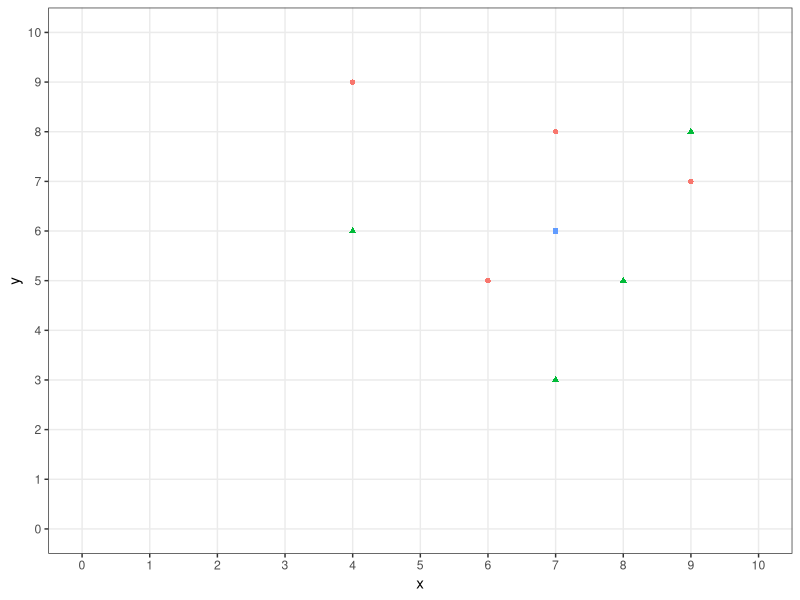
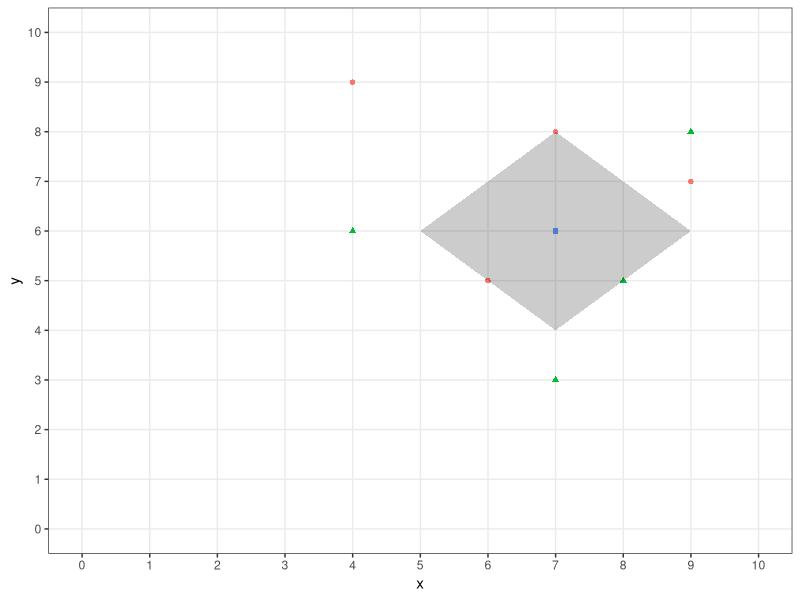
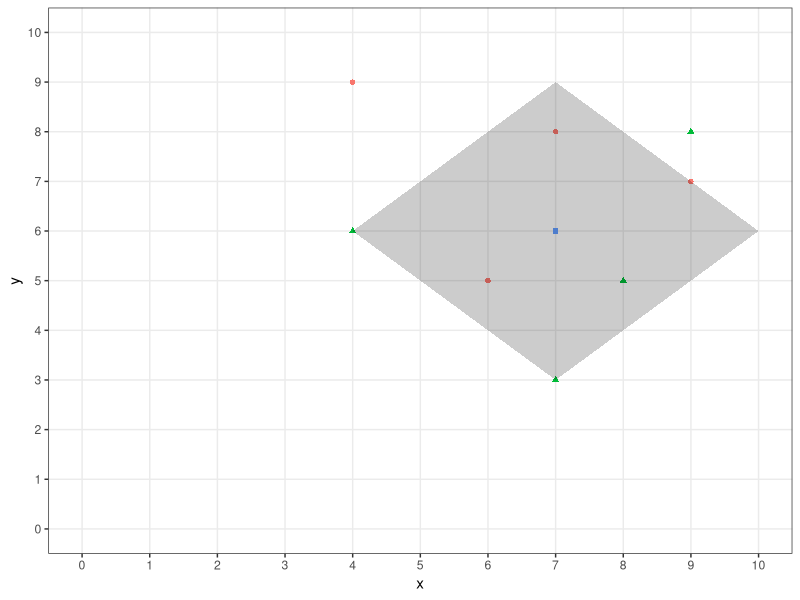
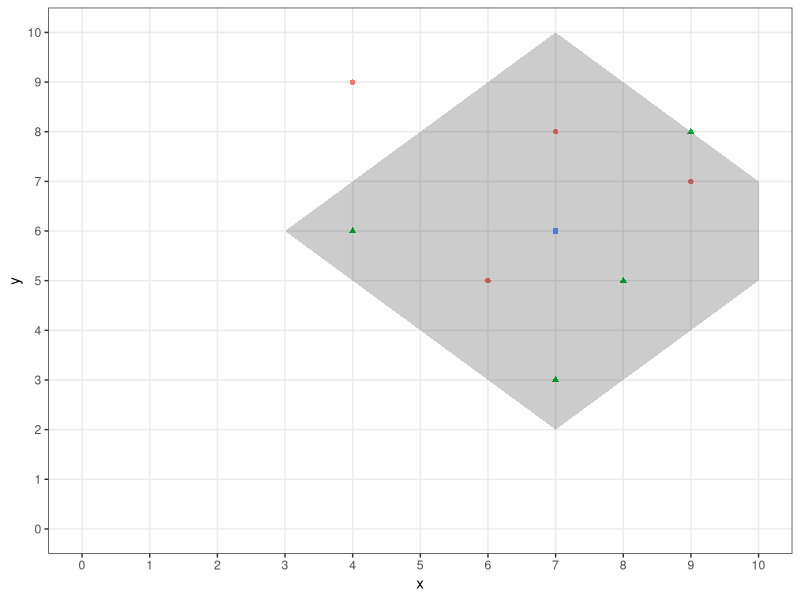
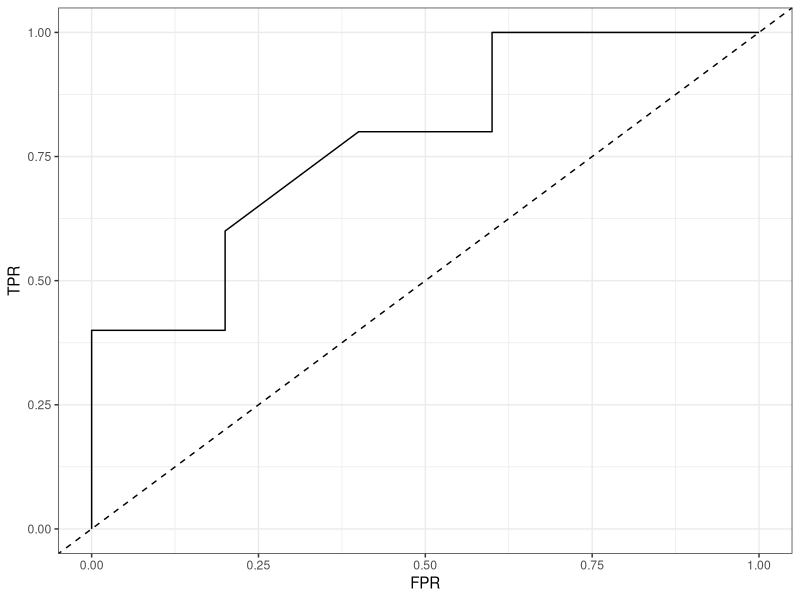
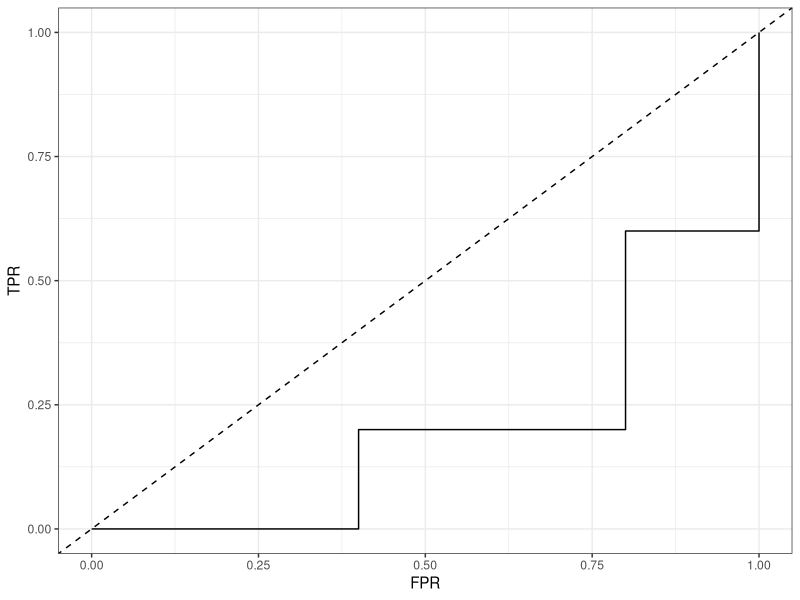
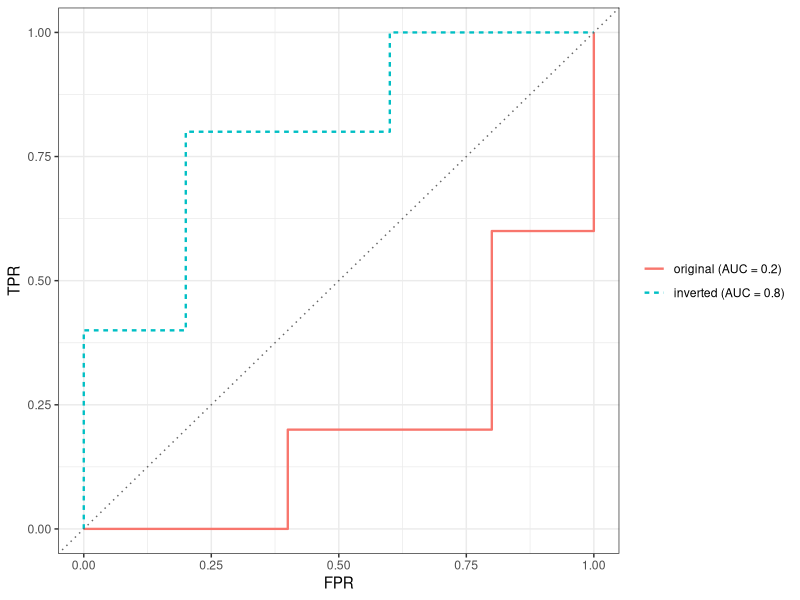

Write R code to recreate these figures, in order.
## ---- chunk 1
x <- c(4, 7, 9, 4, 6, 7, 9, 7, 8)
y <- c(6, 3, 8, 9, 5, 8, 7, 6, 5)
z <- as.factor(c(1, 1, 1, 0, 0, 0, 0, 2, 1))

d3 = c(5, 7, 9, 7)
v3 = c(6 , 8, 6, 4)

d5 = c(4, 7, 10, 7)
v5 = c(6, 9, 6, 3)

d7 = c(3, 7, 10, 10, 7)
v7 = c(6, 10, 7, 5, 2)

library(ggplot2)
qplot(x, y, shape = z, col = z) + 
theme_bw() +
theme(legend.position="none") +
scale_x_continuous(
  minor_breaks = seq(0, 10, by = 1),
  breaks = seq(0, 10, by = 1), 
  limits = c(0, 10)) +
scale_y_continuous(
  minor_breaks = seq(0, 10, by = 1), 
  breaks = seq(0, 10, by = 1),
  limits = c(0, 10))
## ---- chunk 2
x <- c(4, 7, 9, 4, 6, 7, 9, 7, 8)
y <- c(6, 3, 8, 9, 5, 8, 7, 6, 5)
z <- as.factor(c(1, 1, 1, 0, 0, 0, 0, 2, 1))

d3 = c(5, 7, 9, 7)
v3 = c(6 , 8, 6, 4)

d5 = c(4, 7, 10, 7)
v5 = c(6, 9, 6, 3)

d7 = c(3, 7, 10, 10, 7)
v7 = c(6, 10, 7, 5, 2)

library(ggplot2)
qplot(x, y, shape = z, col = z) + 
  theme_bw() +
  theme(legend.position="none") +
  scale_x_continuous(
    minor_breaks = seq(0, 10, by = 1),
    breaks = seq(0, 10, by = 1), 
    limits = c(0, 10)) +
  scale_y_continuous(
    minor_breaks = seq(0, 10, by = 1), 
    breaks = seq(0, 10, by = 1),
    limits = c(0, 10)) +
  annotate("polygon", x = d3, y = v3, alpha = 0.2, fill = "black")
## ---- chunk 3
qplot(x, y, shape = z, col = z) + 
  theme_bw() +
  theme(legend.position="none") +
  scale_x_continuous(
    minor_breaks = seq(0, 10, by = 1),
    breaks = seq(0, 10, by = 1), 
    limits = c(0, 10)) +
  scale_y_continuous(
    minor_breaks = seq(0, 10, by = 1), 
    breaks = seq(0, 10, by = 1),
    limits = c(0, 10)) +
  annotate("polygon", x = d5, y = v5, alpha = 0.2, fill = "black")
## ---- chunk 4
qplot(x, y, shape = z, col = z) + 
  theme_bw() +
  theme(legend.position="none") +
  scale_x_continuous(
    minor_breaks = seq(0, 10, by = 1),
    breaks = seq(0, 10, by = 1), 
    limits = c(0, 10)) +
  scale_y_continuous(
    minor_breaks = seq(0, 10, by = 1), 
    breaks = seq(0, 10, by = 1),
    limits = c(0, 10)) +
  annotate("polygon", x = d7, y = v7, alpha = 0.2, fill = "black")
## ---- chunk 5
library(ggplot2)
roc_data <- data.frame(
  TPR = c(0, 0.2, 0.4, 0.4, 0.6, 0.8, 0.8, 1, 1, 1),
  FPR = c(0, 0, 0, 0.2, 0.2, 0.4, 0.6, 0.6, 0.8, 1)) 

ggplot(roc_data, aes(x = FPR, y = TPR)) + geom_line() + 
  geom_abline(slope = 1, intercept = 0, linetype = 'dashed') +
  theme_bw()
## ---- chunk 6
library(ggplot2)
bad_roc <- data.frame(
  FPR = c(0, 0.4, 0.4, 0.8, 0.8, 1, 1),
  TPR = c(0, 0,   0.2, 0.2, 0.6, 0.6, 1))

ggplot(bad_roc, aes(x = FPR, y = TPR)) +
  geom_path() +
  geom_abline(slope = 1, intercept = 0, linetype = "dashed") +
  theme_bw()
## ---- chunk 7
library(ggplot2)
roc_both <- data.frame(
  FPR = c(0, 0.4, 0.4, 0.8, 0.8, 1, 1,  0, 0,   0.2, 0.2, 0.6, 0.6, 1),
  TPR = c(0, 0,   0.2, 0.2, 0.6, 0.6, 1,  0, 0.4, 0.4, 0.8, 0.8, 1,   1),
  classifier = factor(
    rep(c("original (AUC = 0.2)", "inverted (AUC = 0.8)"), each = 7),
    levels = c("original (AUC = 0.2)", "inverted (AUC = 0.8)")))

ggplot(roc_both, aes(x = FPR, y = TPR, color = classifier, linetype = classifier)) +
  geom_path(linewidth = 0.8) +
  geom_abline(slope = 1, intercept = 0, linetype = "dotted", color = "grey40") +
  theme_bw() +
  theme(legend.title = element_blank())
